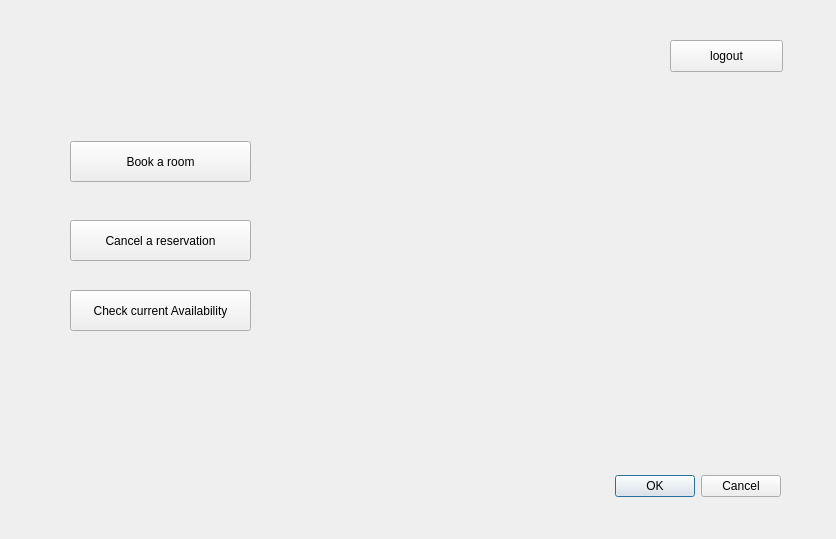
<?xml version="1.0" encoding="UTF-8"?>
<ui version="4.0">
 <class>userloginpage</class>
 <widget class="QDialog" name="userloginpage">
  <property name="enabled">
   <bool>true</bool>
  </property>
  <property name="geometry">
   <rect>
    <x>0</x>
    <y>0</y>
    <width>836</width>
    <height>539</height>
   </rect>
  </property>
  <property name="windowTitle">
   <string>Dialog</string>
  </property>
  <widget class="QDialogButtonBox" name="buttonBox">
   <property name="geometry">
    <rect>
     <x>440</x>
     <y>470</y>
     <width>341</width>
     <height>32</height>
    </rect>
   </property>
   <property name="orientation">
    <enum>Qt::Horizontal</enum>
   </property>
   <property name="standardButtons">
    <set>QDialogButtonBox::Cancel|QDialogButtonBox::Ok</set>
   </property>
  </widget>
  <widget class="QPushButton" name="bookroom">
   <property name="geometry">
    <rect>
     <x>70</x>
     <y>141</y>
     <width>181</width>
     <height>41</height>
    </rect>
   </property>
   <property name="text">
    <string>Book a room</string>
   </property>
  </widget>
  <widget class="QPushButton" name="cancelroom">
   <property name="geometry">
    <rect>
     <x>70</x>
     <y>220</y>
     <width>181</width>
     <height>41</height>
    </rect>
   </property>
   <property name="text">
    <string>Cancel a reservation</string>
   </property>
  </widget>
  <widget class="QPushButton" name="checkstatus">
   <property name="geometry">
    <rect>
     <x>70</x>
     <y>290</y>
     <width>181</width>
     <height>41</height>
    </rect>
   </property>
   <property name="text">
    <string>Check current Availability</string>
   </property>
  </widget>
  <widget class="QPushButton" name="logout">
   <property name="geometry">
    <rect>
     <x>670</x>
     <y>40</y>
     <width>113</width>
     <height>32</height>
    </rect>
   </property>
   <property name="text">
    <string>logout</string>
   </property>
  </widget>
 </widget>
 <resources/>
 <connections>
  <connection>
   <sender>buttonBox</sender>
   <signal>accepted()</signal>
   <receiver>userloginpage</receiver>
   <slot>accept()</slot>
   <hints>
    <hint type="sourcelabel">
     <x>248</x>
     <y>254</y>
    </hint>
    <hint type="destinationlabel">
     <x>157</x>
     <y>274</y>
    </hint>
   </hints>
  </connection>
  <connection>
   <sender>buttonBox</sender>
   <signal>rejected()</signal>
   <receiver>userloginpage</receiver>
   <slot>reject()</slot>
   <hints>
    <hint type="sourcelabel">
     <x>316</x>
     <y>260</y>
    </hint>
    <hint type="destinationlabel">
     <x>286</x>
     <y>274</y>
    </hint>
   </hints>
  </connection>
 </connections>
</ui>
